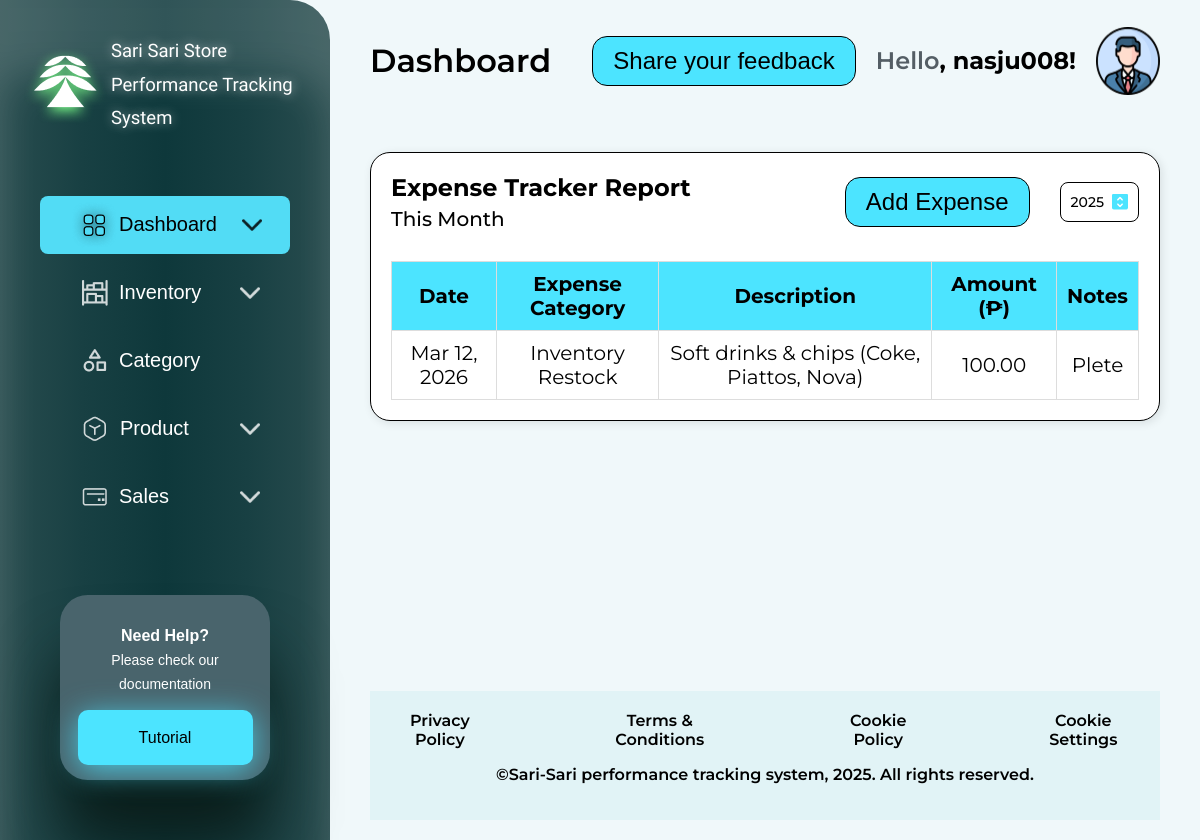
Screenshot of /day6-2/day6/php/expensetracker.php (signed in) with the database file from the repository.
### tables this page shows
CREATE TABLE `tblexpense` (
  `id` int(11) NOT NULL,
  `user_id` int(11) NOT NULL,
  `date` timestamp NOT NULL DEFAULT current_timestamp(),
  `expense_category` varchar(100) NOT NULL,
  `expense_description` varchar(255) NOT NULL,
  `amount` decimal(10,2) NOT NULL,
  `notes` varchar(255) NOT NULL
);

### day6-2/day6/php/TenantMiddleware.php (called while the page is built, shortened)
<?php
class TenantMiddleware
{
    private $user_db;
    private $user_id;
    public function __construct($conn, $user_db)
    {
        $this->user_db = $user_db;
        $this->validateSession();
    }
    private function validateSession()
    {
        $this->authenticated_username = $_SESSION['username'];
        $stmt = $this->user_db->prepare(
            "SELECT id FROM users WHERE username = ? LIMIT 1"
        );
        $stmt->bind_param("s", $this->authenticated_username);
        $stmt->execute();
        $result = $stmt->get_result();
        $row = $result->fetch_assoc();
        $this->user_id = intval($row['id']);
    }
    public function getUserId()
    {
        return $this->user_id;
    }
}

### day6-2/day6/php/expensetracker.php (the view, shortened to what this page needs)
<?php
require_once 'db_connect_updated.php';
require_once 'TenantMiddleware.php';
$middleware = new TenantMiddleware($conn, $user_db);
$user_id = $middleware->getUserId();
$sql = "SELECT * FROM tblexpense WHERE user_id = ?";
$stmt = $conn->prepare($sql);
$stmt->bind_param("i", $user_id);
$stmt->execute();
$result = $stmt->get_result();
?>
<html lang="en">
<head>
    <link rel="stylesheet" href="../css/styles.css">
</head>
<body>
    <div class="sidebar">
        <div class="sidebarhead">
            <div class="sidebarlogo">
                <div class="sidelogo-left">
                    <img src="../llogo.png" alt="">
                </div>
                <div class="sidelogo-right">
                    <h2>Sari Sari Store Performance Tracking System</h2>
                </div>
            </div>
            <div class="sidebarmenu">
                <ul>
                    <li class="menu-item">
                        <div class="active">
                            <div class="menu">
                                <a href="dashboard.php" class="damndashboard">
                                    <div class="menulogo-left">
                                        <img src="../dashboard.png" alt="" class="light">
                                        Dashboard
                                    </div>
                                </a>
                                <div class="menulogo-right arrow">
                                    <div class="menu" onclick="toggleActive(this)"><img src="../downarrow.png" alt=""
                                            class="arrow-icon"></div>
                                </div>
                            </div>
                        </div>
                    </li>
                    <li class="inactive">
                        <div class="inactive-box">
                            <div class="menu">
                                <div class="menulogo-left">
                                    <img src="../inventory.png" alt=""> Inventory
                                </div>
                                <div class="menulogo-right">
                                    <img src="../arrow.png" alt="" class="arrow-icon">
                                </div>
                            </div>
                        </div>
                    </li>
                    <li class="inactive">
                        <div class="inactive-box">
                            <div class="menu">
                                <a href="category.php" class="categ">
                                    <div class="menulogo-left categ">
                                        <img src="../category.png" alt=""> Category
                                    </div>
                                </a>
                            </div>
                        </div>
                    </li>
                    <li class="inactive">
                        <div class="inactive-box">
                            <div class="menu">
                                <div class="menulogo-left">
                                    <img src="../product.png" alt=""> Product
                                </div>
                                <div class="menulogo-right">
                                    <img src="../arrow.png" alt="" class="arrow-icon">
                                </div>
                            </div>
                        </div>
                    </li>
                    <li class="inactive">
                        <div class="inactive-box">
                            <div class="menu">
                                <div class="menulogo-left">
                                    <img src="../sales.png" alt=""> Sales
                                </div>
                                <div class="menulogo-right">
                                    <img src="../arrow.png" alt="" class="arrow-icon">
                                </div>
                            </div>
                        </div>
                    </li>
                </ul>
            </div>
        </div>
        <div class="boxside">
            <p><strong>Need Help?</strong>
                <br>Please check our documentation
            </p>
            <div class="sidebarbottom">
                <button class="tutorial-btn">Tutorial</button>
            </div>
        </div>
    </div>
    <div class="main-content">
        <header>
            <h1>Dashboard</h1>
            <div class="header-right">
                <div class="feedback">
                    <button class="feedback-btn">Share your feedback</button>
                </div>
                <div class="profile">
                    <h2><span>Hello</span>, <?php echo $_SESSION["username"]; ?>!</h2>
                    <img src="../profile.png" alt="" class="toggleprofile">
                </div>
            </div>
        </header>
        <div class="sales-report">
            <div class="sales-report-header">
                <div class="sales-left">
                    <h2>Expense Tracker Report</h2>
                    <p>This Month</p>
                </div>
                <div class="right-middle">
                    <div class="feedback">
                        <a href="addexpense.php"><button class="feedback-btn">Add Expense</button></a>
                    </div>
                    <div class="sales-right">
                        <p>2025</p>
                        <img src="../date.png" alt="">
                    </div>
                </div>
            </div>
            <table>
                <tr>
                    <th>Date</th>
                    <th>Expense Category</th>
                    <th>Description</th>
                    <th>Amount (₱)</th>
                    <th>Notes</th>
                </tr>
                <?php
                if ($result && $result->num_rows > 0) {
                    while ($row = $result->fetch_assoc()) {
                        $formattedDate = date('M j, Y', strtotime($row['date']));
                        echo "<tr>
                                <td>{$formattedDate}</td>
                                <td>{$row['expense_category']}</td>
                                <td>{$row['expense_description']}</td>
                                <td>{$row['amount']}</td>
                                <td>{$row['notes']}</td>
                            </tr>";
                    }
                } else {
                    echo "<tr><td colspan='8'>No Record found.</td></tr>";
                }
                ?>
            </table>
        </div>
        <footer>
            <div class="footer-links">
                <a href="#">Privacy Policy</a>
                <a href="#">Terms & Conditions</a>
                <a href="#">Cookie Policy</a>
                <a href="#">Cookie Settings</a>
            </div>
            <p>©Sari-Sari performance tracking system, 2025. All rights reserved.</p>
        </footer>
    </div>
</body>
</html>

### rows the page displays
tblexpense: date "Mar 12, 2026", expense_category "Inventory Restock", expense_description "Soft drinks & chips (Coke, Piattos, Nova)", amount "100.00", notes "Plete"

### other values shown
$_SESSION["username"] "nasju008"
